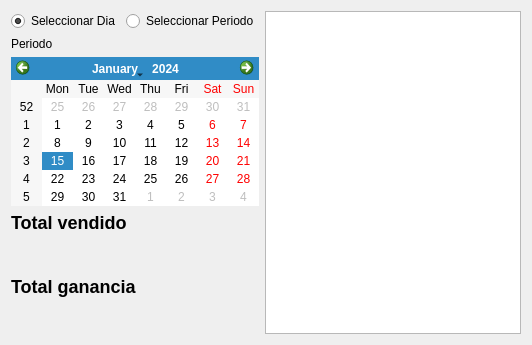
      <widget class="QWidget" name="pageCaja">
       <layout class="QHBoxLayout" name="horizontalLayout_7">
        <item>
         <layout class="QVBoxLayout" name="verticalLayout">
          <property name="rightMargin">
           <number>0</number>
          </property>
          <property name="bottomMargin">
           <number>0</number>
          </property>
          <item>
           <layout class="QHBoxLayout" name="horizontalLayout_8">
            <property name="bottomMargin">
             <number>0</number>
            </property>
            <item>
             <widget class="QRadioButton" name="rDia">
              <property name="enabled">
               <bool>true</bool>
              </property>
              <property name="text">
               <string>Seleccionar Dia</string>
              </property>
              <property name="checked">
               <bool>true</bool>
              </property>
              <property name="autoRepeat">
               <bool>false</bool>
              </property>
              <property name="autoExclusive">
               <bool>true</bool>
              </property>
             </widget>
            </item>
            <item>
             <widget class="QRadioButton" name="rPeriodo">
              <property name="text">
               <string>Seleccionar Periodo</string>
              </property>
             </widget>
            </item>
           </layout>
          </item>
          <item>
           <widget class="QLabel" name="txtPeriodo">
            <property name="text">
             <string>Periodo</string>
            </property>
            <property name="textFormat">
             <enum>Qt::AutoText</enum>
            </property>
           </widget>
          </item>
          <item>
           <widget class="QCalendarWidget" name="calendario">
            <property name="sizePolicy">
             <sizepolicy hsizetype="MinimumExpanding" vsizetype="MinimumExpanding">
              <horstretch>0</horstretch>
              <verstretch>0</verstretch>
             </sizepolicy>
            </property>
           </widget>
          </item>
          <item>
           <widget class="QLabel" name="lbTotalVendido">
            <property name="text">
             <string>&lt;h2&gt;Total vendido&lt;h2&gt;</string>
            </property>
           </widget>
          </item>
          <item>
           <widget class="QLabel" name="lbTotalGanancia">
            <property name="text">
             <string>&lt;h2&gt;Total ganancia&lt;h2&gt;</string>
            </property>
           </widget>
          </item>
         </layout>
        </item>
        <item>
         <widget class="QTableWidget" name="tbNotas"/>
        </item>
       </layout>
      </widget>
